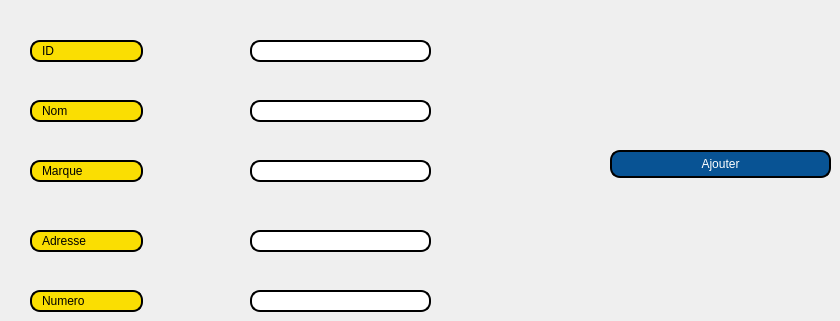
     <widget class="QWidget" name="tab_4">
      <attribute name="title">
       <string>Ajouter Fournisseur</string>
      </attribute>
      <widget class="QLineEdit" name="lineEdit">
       <property name="geometry">
        <rect>
         <x>30</x>
         <y>40</y>
         <width>113</width>
         <height>22</height>
        </rect>
       </property>
       <property name="styleSheet">
        <string notr="true">border: 2px solid black;
font: 75 8pt &quot;MS Shell Dlg 2&quot;;
border-radius: 10px;
padding: 0 8px;
background: #fade02;
font: bold, &quot;Comic Sans MS&quot;;;
text-align:center;
</string>
       </property>
       <property name="text">
        <string>ID</string>
       </property>
       <property name="readOnly">
        <bool>true</bool>
       </property>
      </widget>
      <widget class="QLineEdit" name="lineEdit_2">
       <property name="geometry">
        <rect>
         <x>30</x>
         <y>100</y>
         <width>113</width>
         <height>22</height>
        </rect>
       </property>
       <property name="styleSheet">
        <string notr="true">border: 2px solid black;
font: 75 8pt &quot;MS Shell Dlg 2&quot;;
border-radius: 10px;
padding: 0 8px;
background: #fade02;
font: bold, &quot;Comic Sans MS&quot;;;
text-align:center;
</string>
       </property>
       <property name="text">
        <string>Nom</string>
       </property>
       <property name="readOnly">
        <bool>true</bool>
       </property>
      </widget>
      <widget class="QLineEdit" name="lineEdit_3">
       <property name="geometry">
        <rect>
         <x>30</x>
         <y>160</y>
         <width>113</width>
         <height>22</height>
        </rect>
       </property>
       <property name="styleSheet">
        <string notr="true">border: 2px solid black;
font: 75 8pt &quot;MS Shell Dlg 2&quot;;
border-radius: 10px;
padding: 0 8px;
background: #fade02;
font: bold, &quot;Comic Sans MS&quot;;;
text-align:center;
</string>
       </property>
       <property name="text">
        <string>Marque</string>
       </property>
       <property name="readOnly">
        <bool>true</bool>
       </property>
      </widget>
      <widget class="QLineEdit" name="lineEdit_4">
       <property name="geometry">
        <rect>
         <x>30</x>
         <y>230</y>
         <width>113</width>
         <height>22</height>
        </rect>
       </property>
       <property name="styleSheet">
        <string notr="true">border: 2px solid black;
font: 75 8pt &quot;MS Shell Dlg 2&quot;;
border-radius: 10px;
padding: 0 8px;
background: #fade02;
font: bold, &quot;Comic Sans MS&quot;;;
text-align:center;
</string>
       </property>
       <property name="text">
        <string>Adresse</string>
       </property>
       <property name="readOnly">
        <bool>true</bool>
       </property>
      </widget>
      <widget class="QLineEdit" name="lineEdit_5">
       <property name="geometry">
        <rect>
         <x>30</x>
         <y>290</y>
         <width>113</width>
         <height>22</height>
        </rect>
       </property>
       <property name="styleSheet">
        <string notr="true">border: 2px solid black;
font: 75 8pt &quot;MS Shell Dlg 2&quot;;
border-radius: 10px;
padding: 0 8px;
background: #fade02;
font: bold, &quot;Comic Sans MS&quot;;;
text-align:center;
</string>
       </property>
       <property name="text">
        <string>Numero</string>
       </property>
       <property name="readOnly">
        <bool>true</bool>
       </property>
      </widget>
      <widget class="QLineEdit" name="lineEdit_idf">
       <property name="geometry">
        <rect>
         <x>250</x>
         <y>40</y>
         <width>181</width>
         <height>22</height>
        </rect>
       </property>
       <property name="styleSheet">
        <string notr="true">border: 2px solid black;
border-radius: 10px;
padding: 0 8px;
background: white;
selection-background-color: gray;</string>
       </property>
      </widget>
      <widget class="QLineEdit" name="lineEdit_nomf">
       <property name="geometry">
        <rect>
         <x>250</x>
         <y>100</y>
         <width>181</width>
         <height>22</height>
        </rect>
       </property>
       <property name="styleSheet">
        <string notr="true">border: 2px solid black;
border-radius: 10px;
padding: 0 8px;
background: white;
selection-background-color: gray;</string>
       </property>
      </widget>
      <widget class="QLineEdit" name="lineEdit_marquef">
       <property name="geometry">
        <rect>
         <x>250</x>
         <y>160</y>
         <width>181</width>
         <height>22</height>
        </rect>
       </property>
       <property name="styleSheet">
        <string notr="true">border: 2px solid black;
border-radius: 10px;
padding: 0 8px;
background: white;
selection-background-color: gray;</string>
       </property>
      </widget>
      <widget class="QLineEdit" name="lineEdit_adressef">
       <property name="geometry">
        <rect>
         <x>250</x>
         <y>230</y>
         <width>181</width>
         <height>22</height>
        </rect>
       </property>
       <property name="styleSheet">
        <string notr="true">border: 2px solid black;
border-radius: 10px;
padding: 0 8px;
background: white;
selection-background-color: gray;</string>
       </property>
      </widget>
      <widget class="QLineEdit" name="lineEdit_numerof">
       <property name="geometry">
        <rect>
         <x>250</x>
         <y>290</y>
         <width>181</width>
         <height>22</height>
        </rect>
       </property>
       <property name="styleSheet">
        <string notr="true">border: 2px solid black;
border-radius: 10px;
padding: 0 8px;
background: white;
selection-background-color: gray;</string>
       </property>
      </widget>
      <widget class="QPushButton" name="ajout_fournisseur">
       <property name="geometry">
        <rect>
         <x>610</x>
         <y>150</y>
         <width>221</width>
         <height>28</height>
        </rect>
       </property>
       <property name="styleSheet">
        <string notr="true">border: 2px solid black;
font:8pt &quot;MS Shell Dlg 2&quot; ;
border-radius: 10px;
padding: 0 8px;
color:rgb(255, 255, 255);
background: #085394;
selection-background-color: gray;</string>
       </property>
       <property name="text">
        <string>Ajouter</string>
       </property>
      </widget>
     </widget>
